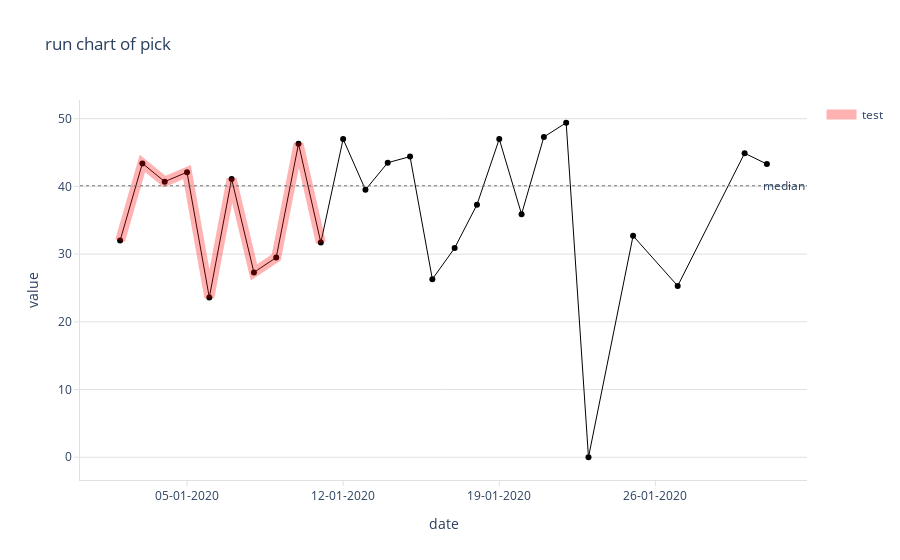

Notebook cell for this chart:
### Code cell
plot(dfx['pick'])

### Figure 1 — Plotly figure (JSON) as saved in the notebook; plotly's stock layout.template omitted (floating-point values rounded to 4 significant figures)
{"data": [{"line": {"color": "rgba(0,0,0,1)", "width": 1}, "mode": "lines+markers", "name": "data", "showlegend": false, "type": "scatter", "x": ["2020-01-02T00:00:00", "2020-01-03T00:00:00", "2020-01-04T00:00:00", "2020-01-05T00:00:00", "2020-01-06T00:00:00", "2020-01-07T00:00:00", "2020-01-08T00:00:00", "2020-01-09T00:00:00", "2020-01-10T00:00:00", "2020-01-11T00:00:00", "2020-01-12T00:00:00", "2020-01-13T00:00:00", "2020-01-14T00:00:00", "2020-01-15T00:00:00", "2020-01-16T00:00:00", "2020-01-17T00:00:00", "2020-01-18T00:00:00", "2020-01-19T00:00:00", "2020-01-20T00:00:00", "2020-01-21T00:00:00", "2020-01-22T00:00:00", "2020-01-23T00:00:00", "2020-01-25T00:00:00", "2020-01-27T00:00:00", "2020-01-30T00:00:00", "2020-01-31T00:00:00"], "y": [32, 43.4, 40.7, 42.1, 23.6, 41.1, 27.3, 29.5, 46.3, 31.7, 47, 39.5, 43.5, 44.4, 26.3, 30.9, 37.3, 47, 35.9, 47.3, 49.4, 0, 32.7, 25.3, 44.9, 43.3]}, {"line": {"color": "rgba(255,0,0,0.3)", "width": 10}, "mode": "lines", "name": "test", "showlegend": true, "type": "scatter", "x": ["2020-01-02T00:00:00", "2020-01-03T00:00:00", "2020-01-04T00:00:00", "2020-01-05T00:00:00", "2020-01-06T00:00:00", "2020-01-07T00:00:00", "2020-01-08T00:00:00", "2020-01-09T00:00:00", "2020-01-10T00:00:00", "2020-01-11T00:00:00"], "y": [32, 43.4, 40.7, 42.1, 23.6, 41.1, 27.3, 29.5, 46.3, 31.7]}], "layout": {"annotations": [{"showarrow": false, "text": "median", "x": 1, "xref": "paper", "y": 40.1, "yref": "y"}], "hovermode": "closest", "plot_bgcolor": "#FFFFFF", "shapes": [{"line": {"color": "rgba(120,120,120,1)", "dash": "dot", "width": 1}, "type": "line", "x0": 0, "x1": 1, "xref": "paper", "y0": 40.1, "y1": 40.1, "yref": "y"}], "title": {"text": "run chart of pick"}, "xaxis": {"linecolor": "rgba(224,224,224,1)", "tickcolor": "rgba(224,224,224,1)", "tickformat": "%d-%m-%Y", "ticklen": 5, "ticks": "outside", "tickwidth": 1, "title": {"text": "date"}, "zeroline": false}, "yaxis": {"gridcolor": "rgba(224,224,224,1)", "gridwidth": 1, "linecolor": "rgba(224,224,224,1)", "showgrid": true, "tickcolor": "rgba(224,224,224,1)", "ticklen": 5, "ticks": "outside", "tickwidth": 1, "title": {"text": "value"}, "zeroline": false}}}
